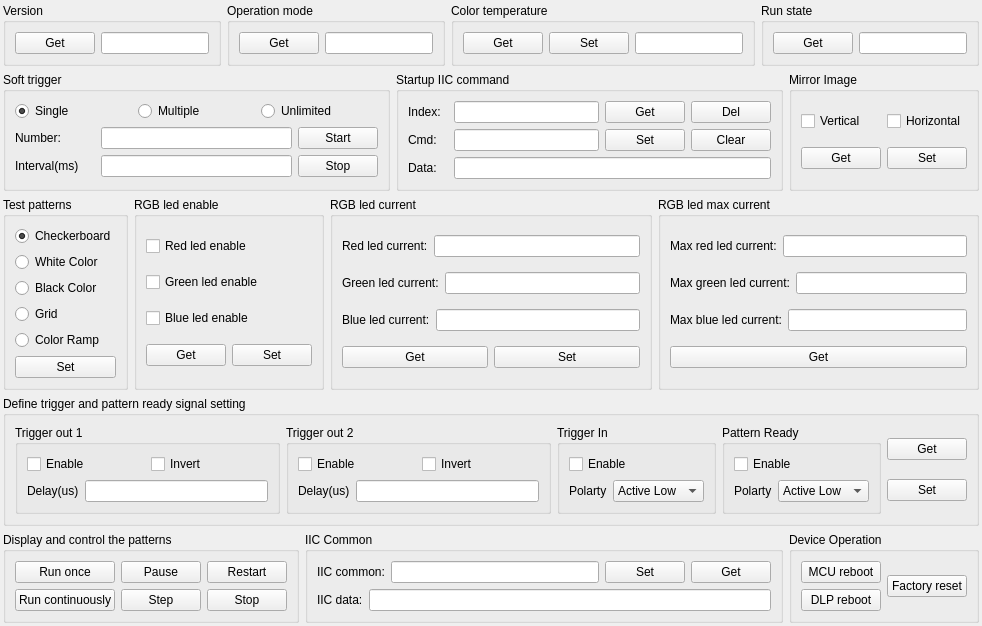
     <widget class="QWidget" name="page_operation">
      <layout class="QVBoxLayout" name="verticalLayout_22" stretch="1,2,3,2,1">
       <property name="leftMargin">
        <number>3</number>
       </property>
       <property name="topMargin">
        <number>3</number>
       </property>
       <property name="rightMargin">
        <number>3</number>
       </property>
       <property name="bottomMargin">
        <number>3</number>
       </property>
       <item>
        <layout class="QHBoxLayout" name="horizontalLayout_9">
         <item>
          <widget class="QGroupBox" name="groupBox_version">
           <property name="title">
            <string>Version</string>
           </property>
           <layout class="QHBoxLayout" name="horizontalLayout_2">
            <item>
             <widget class="QPushButton" name="pushButton_version_get">
              <property name="text">
               <string>Get</string>
              </property>
             </widget>
            </item>
            <item>
             <widget class="QLineEdit" name="lineEdit_version">
              <property name="readOnly">
               <bool>true</bool>
              </property>
             </widget>
            </item>
           </layout>
          </widget>
         </item>
         <item>
          <widget class="QGroupBox" name="groupBox_operation_mode">
           <property name="title">
            <string>Operation mode</string>
           </property>
           <layout class="QHBoxLayout" name="horizontalLayout_3">
            <item>
             <widget class="QPushButton" name="pushButton_operation_mode_get">
              <property name="text">
               <string>Get</string>
              </property>
             </widget>
            </item>
            <item>
             <widget class="QLineEdit" name="lineEdit_operation_mode">
              <property name="readOnly">
               <bool>true</bool>
              </property>
             </widget>
            </item>
           </layout>
          </widget>
         </item>
         <item>
          <widget class="QGroupBox" name="groupBox_color_temperature">
           <property name="title">
            <string>Color temperature</string>
           </property>
           <layout class="QHBoxLayout" name="horizontalLayout_4">
            <item>
             <widget class="QPushButton" name="pushButton_color_temp_get">
              <property name="text">
               <string>Get</string>
              </property>
             </widget>
            </item>
            <item>
             <widget class="QPushButton" name="pushButton_color_temp_set">
              <property name="text">
               <string>Set</string>
              </property>
             </widget>
            </item>
            <item>
             <widget class="QLineEdit" name="lineEdit_color_temp">
              <property name="readOnly">
               <bool>false</bool>
              </property>
             </widget>
            </item>
           </layout>
          </widget>
         </item>
         <item>
          <widget class="QGroupBox" name="groupBox_run_state">
           <property name="title">
            <string>Run state</string>
           </property>
           <layout class="QHBoxLayout" name="horizontalLayout_16">
            <item>
             <widget class="QPushButton" name="pushButton_run_state_get">
              <property name="text">
               <string>Get</string>
              </property>
             </widget>
            </item>
            <item>
             <widget class="QLineEdit" name="lineEdit_run_state">
              <property name="readOnly">
               <bool>true</bool>
              </property>
             </widget>
            </item>
           </layout>
          </widget>
         </item>
        </layout>
       </item>
       <item>
        <layout class="QHBoxLayout" name="horizontalLayout_42">
         <item>
          <widget class="QGroupBox" name="groupBox_soft_trigger">
           <property name="title">
            <string>Soft trigger</string>
           </property>
           <layout class="QVBoxLayout" name="verticalLayout_2">
            <item>
             <layout class="QHBoxLayout" name="horizontalLayout_10">
              <item>
               <widget class="QRadioButton" name="radioButton_single">
                <property name="text">
                 <string>Single</string>
                </property>
                <property name="checked">
                 <bool>true</bool>
                </property>
               </widget>
              </item>
              <item>
               <widget class="QRadioButton" name="radioButton_multiple">
                <property name="text">
                 <string>Multiple</string>
                </property>
               </widget>
              </item>
              <item>
               <widget class="QRadioButton" name="radioButton_unlimited">
                <property name="text">
                 <string>Unlimited</string>
                </property>
               </widget>
              </item>
             </layout>
            </item>
            <item>
             <layout class="QHBoxLayout" name="horizontalLayout_11">
              <item>
               <widget class="QLabel" name="label_number">
                <property name="minimumSize">
                 <size>
                  <width>80</width>
                  <height>0</height>
                 </size>
                </property>
                <property name="text">
                 <string>Number:</string>
                </property>
               </widget>
              </item>
              <item>
               <widget class="QLineEdit" name="lineEdit_number"/>
              </item>
              <item>
               <widget class="QPushButton" name="pushButton_soft_trigger_start">
                <property name="text">
                 <string>Start</string>
                </property>
               </widget>
              </item>
             </layout>
            </item>
            <item>
             <layout class="QHBoxLayout" name="horizontalLayout_12">
              <item>
               <widget class="QLabel" name="label_interval">
                <property name="minimumSize">
                 <size>
                  <width>80</width>
                  <height>0</height>
                 </size>
                </property>
                <property name="text">
                 <string>Interval(ms)</string>
                </property>
               </widget>
              </item>
              <item>
               <widget class="QLineEdit" name="lineEdit_interval"/>
              </item>
              <item>
               <widget class="QPushButton" name="pushButton_soft_trigger_stop">
                <property name="text">
                 <string>Stop</string>
                </property>
               </widget>
              </item>
             </layout>
            </item>
           </layout>
          </widget>
         </item>
         <item>
          <widget class="QGroupBox" name="groupBox_startup_iic">
           <property name="title">
            <string>Startup IIC command</string>
           </property>
           <layout class="QVBoxLayout" name="verticalLayout_3">
            <item>
             <layout class="QHBoxLayout" name="horizontalLayout_13">
              <item>
               <widget class="QLabel" name="label_startup_iic_index">
                <property name="minimumSize">
                 <size>
                  <width>40</width>
                  <height>0</height>
                 </size>
                </property>
                <property name="text">
                 <string>Index:</string>
                </property>
               </widget>
              </item>
              <item>
               <widget class="QLineEdit" name="lineEdit_startup_iic_index"/>
              </item>
              <item>
               <widget class="QPushButton" name="pushButton_startup_iic_get">
                <property name="text">
                 <string>Get</string>
                </property>
               </widget>
              </item>
              <item>
               <widget class="QPushButton" name="pushButton_startup_iic_del">
                <property name="text">
                 <string>Del</string>
                </property>
               </widget>
              </item>
             </layout>
            </item>
            <item>
             <layout class="QHBoxLayout" name="horizontalLayout_14">
              <item>
               <widget class="QLabel" name="label_startup_iic_cmd">
                <property name="minimumSize">
                 <size>
                  <width>40</width>
                  <height>0</height>
                 </size>
                </property>
                <property name="text">
                 <string>Cmd:</string>
                </property>
               </widget>
              </item>
              <item>
               <widget class="QLineEdit" name="lineEdit_startup_iic_cmd"/>
              </item>
              <item>
               <widget class="QPushButton" name="pushButton_startup_iic_set">
                <property name="text">
                 <string>Set</string>
                </property>
               </widget>
              </item>
              <item>
               <widget class="QPushButton" name="pushButton_startup_iic_clear">
                <property name="text">
                 <string>Clear</string>
                </property>
               </widget>
              </item>
             </layout>
            </item>
            <item>
             <layout class="QHBoxLayout" name="horizontalLayout_15">
              <item>
               <widget class="QLabel" name="label_startup_iic_data">
                <property name="minimumSize">
                 <size>
                  <width>40</width>
                  <height>0</height>
                 </size>
                </property>
                <property name="text">
                 <string>Data:</string>
                </property>
               </widget>
              </item>
              <item>
               <widget class="QLineEdit" name="lineEdit_startup_iic_data"/>
              </item>
             </layout>
            </item>
           </layout>
          </widget>
         </item>
         <item>
          <widget class="QGroupBox" name="groupBox_mirror_image">
           <property name="title">
            <string>Mirror Image</string>
           </property>
           <layout class="QVBoxLayout" name="verticalLayout_5">
            <item>
             <layout class="QHBoxLayout" name="horizontalLayout_17">
              <item>
               <widget class="QCheckBox" name="checkBox_vertical">
                <property name="text">
                 <string>Vertical</string>
                </property>
               </widget>
              </item>
              <item>
               <widget class="QCheckBox" name="checkBox_horizontal">
                <property name="text">
                 <string>Horizontal</string>
                </property>
               </widget>
              </item>
             </layout>
            </item>
            <item>
             <layout class="QHBoxLayout" name="horizontalLayout_18">
              <item>
               <widget class="QPushButton" name="pushButton_mirror_image_get">
                <property name="text">
                 <string>Get</string>
                </property>
               </widget>
              </item>
              <item>
               <widget class="QPushButton" name="pushButton_mirror_image_set">
                <property name="text">
                 <string>Set</string>
                </property>
               </widget>
              </item>
             </layout>
            </item>
           </layout>
          </widget>
         </item>
        </layout>
       </item>
       <item>
        <layout class="QHBoxLayout" name="horizontalLayout_28">
         <item>
          <widget class="QGroupBox" name="groupBox_test_patterns">
           <property name="title">
            <string>Test patterns</string>
           </property>
           <layout class="QVBoxLayout" name="verticalLayout_4">
            <item>
             <widget class="QRadioButton" name="radioButton_checkerboard">
              <property name="text">
               <string>Checkerboard</string>
              </property>
              <property name="checked">
               <bool>true</bool>
              </property>
             </widget>
            </item>
            <item>
             <widget class="QRadioButton" name="radioButton_white_color">
              <property name="text">
               <string>White Color</string>
              </property>
             </widget>
            </item>
            <item>
             <widget class="QRadioButton" name="radioButton_black_color">
              <property name="text">
               <string>Black Color</string>
              </property>
             </widget>
            </item>
            <item>
             <widget class="QRadioButton" name="radioButton_grid">
              <property name="text">
               <string>Grid</string>
              </property>
             </widget>
            </item>
            <item>
             <widget class="QRadioButton" name="radioButton_color_ramp">
              <property name="text">
               <string>Color Ramp</string>
              </property>
             </widget>
            </item>
            <item>
             <widget class="QPushButton" name="pushButton_test_patterns_set">
              <property name="text">
               <string>Set</string>
              </property>
             </widget>
            </item>
           </layout>
          </widget>
         </item>
         <item>
          <widget class="QGroupBox" name="groupBox_rgb_led_enable">
           <property name="title">
            <string>RGB led enable</string>
           </property>
           <layout class="QVBoxLayout" name="verticalLayout_6">
            <item>
             <widget class="QCheckBox" name="checkBox_red_led_enable">
              <property name="text">
               <string>Red led enable</string>
              </property>
             </widget>
            </item>
            <item>
             <widget class="QCheckBox" name="checkBox_green_led_enable">
              <property name="text">
               <string>Green led enable</string>
              </property>
             </widget>
            </item>
            <item>
             <widget class="QCheckBox" name="checkBox_blue_led_enable">
              <property name="text">
               <string>Blue led enable</string>
              </property>
             </widget>
            </item>
            <item>
             <layout class="QHBoxLayout" name="horizontalLayout_19">
              <item>
               <widget class="QPushButton" name="pushButton_rgb_led_enable_get">
                <property name="text">
                 <string>Get</string>
                </property>
               </widget>
              </item>
              <item>
               <widget class="QPushButton" name="pushButton_rgb_led_enable_set">
                <property name="text">
                 <string>Set</string>
                </property>
               </widget>
              </item>
             </layout>
            </item>
           </layout>
          </widget>
         </item>
         <item>
          <widget class="QGroupBox" name="groupBox_rgb_led_current">
           <property name="title">
            <string>RGB led current</string>
           </property>
           <layout class="QVBoxLayout" name="verticalLayout_7">
            <item>
             <layout class="QHBoxLayout" name="horizontalLayout_23" stretch="0,0">
              <item>
               <widget class="QLabel" name="label_red_led_current">
                <property name="text">
                 <string>Red led current:</string>
                </property>
               </widget>
              </item>
              <item>
               <widget class="QLineEdit" name="lineEdit_red_led_current"/>
              </item>
             </layout>
            </item>
            <item>
             <layout class="QHBoxLayout" name="horizontalLayout_22" stretch="0,0">
              <item>
               <widget class="QLabel" name="label_green_led_current">
                <property name="text">
                 <string>Green led current:</string>
                </property>
               </widget>
              </item>
              <item>
               <widget class="QLineEdit" name="lineEdit_green_led_current"/>
              </item>
             </layout>
            </item>
            <item>
             <layout class="QHBoxLayout" name="horizontalLayout_21">
              <item>
               <widget class="QLabel" name="label_blue_led_current">
                <property name="text">
                 <string>Blue led current:</string>
                </property>
               </widget>
              </item>
              <item>
               <widget class="QLineEdit" name="lineEdit_blue_led_current"/>
              </item>
             </layout>
            </item>
            <item>
             <layout class="QHBoxLayout" name="horizontalLayout_20">
              <item>
               <widget class="QPushButton" name="pushButton_rgb_led_current_get">
                <property name="text">
                 <string>Get</string>
                </property>
               </widget>
              </item>
              <item>
               <widget class="QPushButton" name="pushButton_rgb_led_current_set">
                <property name="text">
                 <string>Set</string>
                </property>
               </widget>
              </item>
             </layout>
            </item>
           </layout>
          </widget>
         </item>
         <item>
          <widget class="QGroupBox" name="groupBox_rgb_led_max_current">
           <property name="title">
            <string>RGB led max current</string>
           </property>
           <layout class="QVBoxLayout" name="verticalLayout_8">
            <item>
             <layout class="QHBoxLayout" name="horizontalLayout_24">
              <item>
               <widget class="QLabel" name="label_max_red_led_current">
                <property name="text">
                 <string>Max red led current:</string>
                </property>
               </widget>
              </item>
              <item>
               <widget class="QLineEdit" name="lineEdit_max_red_led_current">
                <property name="readOnly">
                 <bool>true</bool>
                </property>
               </widget>
              </item>
             </layout>
            </item>
            <item>
             <layout class="QHBoxLayout" name="horizontalLayout_25">
              <item>
               <widget class="QLabel" name="label_max_green_led_current">
                <property name="text">
                 <string>Max green led current:</string>
                </property>
               </widget>
              </item>
              <item>
               <widget class="QLineEdit" name="lineEdit_max_green_led_current">
                <property name="readOnly">
                 <bool>true</bool>
                </property>
               </widget>
              </item>
             </layout>
            </item>
            <item>
             <layout class="QHBoxLayout" name="horizontalLayout_26">
              <item>
               <widget class="QLabel" name="label_max_blue_led_current">
                <property name="text">
                 <string>Max blue led current:</string>
                </property>
               </widget>
              </item>
              <item>
               <widget class="QLineEdit" name="lineEdit_max_blue_led_current">
                <property name="readOnly">
                 <bool>true</bool>
                </property>
               </widget>
              </item>
             </layout>
            </item>
            <item>
             <widget class="QPushButton" name="pushButton_rgb_led_max_current_get">
              <property name="text">
               <string>Get</string>
              </property>
             </widget>
            </item>
           </layout>
          </widget>
         </item>
        </layout>
       </item>
       <item>
        <widget class="QGroupBox" name="groupBox_trigger_pattern">
         <property name="title">
          <string>Define trigger and pattern ready signal setting</string>
         </property>
         <layout class="QHBoxLayout" name="horizontalLayout_36">
          <item>
           <widget class="QGroupBox" name="groupBox_trigger_out1">
            <property name="title">
             <string>Trigger out 1</string>
            </property>
            <layout class="QVBoxLayout" name="verticalLayout_9">
             <item>
              <layout class="QHBoxLayout" name="horizontalLayout_27">
               <item>
                <widget class="QCheckBox" name="checkBox_trigger_out1_enable">
                 <property name="text">
                  <string>Enable</string>
                 </property>
                </widget>
               </item>
               <item>
                <widget class="QCheckBox" name="checkBox_trigger_out1_invert">
                 <property name="text">
                  <string>Invert</string>
                 </property>
                </widget>
               </item>
              </layout>
             </item>
             <item>
              <layout class="QHBoxLayout" name="horizontalLayout_31">
               <item>
                <widget class="QLabel" name="label_trigger_out1_delay">
                 <property name="text">
                  <string>Delay(us)</string>
                 </property>
                </widget>
               </item>
               <item>
                <widget class="QLineEdit" name="lineEdit_trigger_out1_delay"/>
               </item>
              </layout>
             </item>
            </layout>
           </widget>
          </item>
          <item>
           <widget class="QGroupBox" name="groupBox_trigger_out2">
            <property name="title">
             <string>Trigger out 2</string>
            </property>
            <layout class="QVBoxLayout" name="verticalLayout_12">
             <item>
              <layout class="QHBoxLayout" name="horizontalLayout_32">
               <item>
                <widget class="QCheckBox" name="checkBox_trigger_out2_enable">
                 <property name="text">
                  <string>Enable</string>
                 </property>
                </widget>
               </item>
               <item>
                <widget class="QCheckBox" name="checkBox_trigger_out2_invert">
                 <property name="text">
                  <string>Invert</string>
                 </property>
                </widget>
               </item>
              </layout>
             </item>
             <item>
              <layout class="QHBoxLayout" name="horizontalLayout_33">
               <item>
                <widget class="QLabel" name="label_trigger_out2_delay">
                 <property name="text">
                  <string>Delay(us)</string>
                 </property>
                </widget>
               </item>
               <item>
                <widget class="QLineEdit" name="lineEdit_trigger_out2_delay"/>
               </item>
              </layout>
             </item>
            </layout>
           </widget>
          </item>
          <item>
           <widget class="QGroupBox" name="groupBox_trigger_in">
            <property name="title">
             <string>Trigger In</string>
            </property>
            <layout class="QVBoxLayout" name="verticalLayout_13">
             <item>
              <widget class="QCheckBox" name="checkBox_trigger_in_enable">
               <property name="text">
                <string>Enable</string>
               </property>
              </widget>
             </item>
             <item>
              <layout class="QHBoxLayout" name="horizontalLayout_34">
               <item>
                <widget class="QLabel" name="label_trigger_in_polarty">
                 <property name="text">
                  <string>Polarty</string>
                 </property>
                </widget>
               </item>
               <item>
                <widget class="QComboBox" name="comboBox_trigger_in">
                 <item>
                  <property name="text">
                   <string notr="true">Active Low</string>
                  </property>
                 </item>
                 <item>
                  <property name="text">
                   <string notr="true">Active High</string>
                  </property>
                 </item>
                </widget>
               </item>
              </layout>
             </item>
            </layout>
           </widget>
          </item>
          <item>
           <widget class="QGroupBox" name="groupBox_pattern_ready">
            <property name="title">
             <string>Pattern Ready</string>
            </property>
            <layout class="QVBoxLayout" name="verticalLayout_14">
             <item>
              <widget class="QCheckBox" name="checkBox_pattern_ready_enable">
               <property name="text">
                <string>Enable</string>
               </property>
              </widget>
             </item>
             <item>
              <layout class="QHBoxLayout" name="horizontalLayout_35">
               <item>
                <widget class="QLabel" name="label_pattern_ready_polarty">
                 <property name="text">
                  <string>Polarty</string>
                 </property>
                </widget>
               </item>
               <item>
                <widget class="QComboBox" name="comboBox_pattern_ready">
                 <item>
                  <property name="text">
                   <string notr="true">Active Low</string>
                  </property>
                 </item>
                 <item>
                  <property name="text">
                   <string notr="true">Active High</string>
                  </property>
                 </item>
                </widget>
               </item>
              </layout>
             </item>
            </layout>
           </widget>
          </item>
          <item>
           <layout class="QVBoxLayout" name="verticalLayout_15">
            <item>
             <widget class="QPushButton" name="pushButton_trigger_pattern_get">
              <property name="text">
               <string>Get</string>
              </property>
             </widget>
            </item>
            <item>
             <widget class="QPushButton" name="pushButton_trigger_pattern_set">
              <property name="text">
               <string>Set</string>
              </property>
             </widget>
            </item>
           </layout>
          </item>
         </layout>
        </widget>
       </item>
       <item>
        <layout class="QHBoxLayout" name="horizontalLayout_41">
         <item>
          <widget class="QGroupBox" name="groupBox_display_control">
           <property name="title">
            <string>Display and control the patterns</string>
           </property>
           <layout class="QHBoxLayout" name="horizontalLayout_37">
            <item>
             <layout class="QVBoxLayout" name="verticalLayout_16">
              <item>
               <widget class="QPushButton" name="pushButton_display_control_run_once">
                <property name="text">
                 <string>Run once</string>
                </property>
               </widget>
              </item>
              <item>
               <widget class="QPushButton" name="pushButton_display_control_run_continue">
                <property name="text">
                 <string>Run continuously</string>
                </property>
               </widget>
              </item>
             </layout>
            </item>
            <item>
             <layout class="QVBoxLayout" name="verticalLayout_17">
              <item>
               <widget class="QPushButton" name="pushButton_display_control_pause">
                <property name="text">
                 <string>Pause</string>
                </property>
               </widget>
              </item>
              <item>
               <widget class="QPushButton" name="pushButton_display_control_step">
                <property name="text">
                 <string>Step</string>
                </property>
               </widget>
              </item>
             </layout>
            </item>
            <item>
             <layout class="QVBoxLayout" name="verticalLayout_18">
              <item>
               <widget class="QPushButton" name="pushButton_display_control_restart">
                <property name="text">
                 <string>Restart</string>
                </property>
               </widget>
              </item>
              <item>
               <widget class="QPushButton" name="pushButton_display_control_stop">
                <property name="text">
                 <string>Stop</string>
                </property>
               </widget>
              </item>
             </layout>
            </item>
           </layout>
          </widget>
         </item>
         <item>
          <widget class="QGroupBox" name="groupBox_iic_common">
           <property name="title">
            <string>IIC Common</string>
           </property>
           <layout class="QVBoxLayout" name="verticalLayout_19">
            <item>
             <layout class="QHBoxLayout" name="horizontalLayout_38">
              <item>
               <widget class="QLabel" name="label_iic_common">
                <property name="text">
                 <string>IIC common:</string>
                </property>
               </widget>
              </item>
              <item>
               <widget class="QLineEdit" name="lineEdit_iic_common"/>
              </item>
              <item>
               <widget class="QPushButton" name="pushButton_iic_common_set">
                <property name="text">
                 <string>Set</string>
                </property>
               </widget>
              </item>
              <item>
               <widget class="QPushButton" name="pushButton_iic_common_get">
                <property name="text">
                 <string>Get</string>
                </property>
               </widget>
              </item>
             </layout>
            </item>
            <item>
             <layout class="QHBoxLayout" name="horizontalLayout_39">
              <item>
               <widget class="QLabel" name="label_iic_data">
                <property name="text">
                 <string>IIC data:</string>
                </property>
               </widget>
              </item>
              <item>
               <widget class="QLineEdit" name="lineEdit_iic_data"/>
              </item>
             </layout>
            </item>
           </layout>
          </widget>
         </item>
         <item>
          <widget class="QGroupBox" name="groupBox_device_operation">
           <property name="title">
            <string>Device Operation</string>
           </property>
           <layout class="QHBoxLayout" name="horizontalLayout_40">
            <item>
             <layout class="QVBoxLayout" name="verticalLayout_20">
              <item>
               <widget class="QPushButton" name="pushButton_mcu_reboot">
                <property name="text">
                 <string>MCU reboot</string>
                </property>
               </widget>
              </item>
              <item>
               <widget class="QPushButton" name="pushButton_dlp_reboot">
                <property name="text">
                 <string>DLP reboot</string>
                </property>
               </widget>
              </item>
             </layout>
            </item>
            <item>
             <layout class="QVBoxLayout" name="verticalLayout_21">
              <item>
               <widget class="QPushButton" name="pushButton_factory_reset">
                <property name="text">
                 <string>Factory reset</string>
                </property>
               </widget>
              </item>
             </layout>
            </item>
           </layout>
          </widget>
         </item>
        </layout>
       </item>
      </layout>
     </widget>
